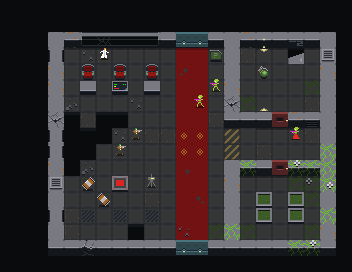

A 2D game scene composited from a Tiled map and its tileset images. What follows is a short description and the map's XML, with each tile layer's data collapsed to a summary:
An orthogonal 22x17 tile map with 16x16 px tiles, 10 tile layers (Stars, Planet, Background, Caged Monsters, ...), 5 tilesets and 1 object (Player Spawn).

<map version="1.10" tiledversion="1.11.2" orientation="orthogonal" renderorder="right-down" width="22" height="17" tilewidth="16" tileheight="16" infinite="0" nextlayerid="12" nextobjectid="2">
 <tileset firstgid="1" source="tiny_galaxy_world.tsx" />
 <tileset firstgid="353" source="tiny_galaxy_items.tsx" />
 <tileset firstgid="449" source="tiny_galaxy_monsters.tsx" />
 <tileset firstgid="737" source="tiny_galaxy_cloud.tsx" />
 <tileset firstgid="761" source="tiny_galaxy_fx.tsx" />
 <layer id="1" name="Stars" width="22" height="17">
  <data>[374 cells, 374 non-empty, 2 distinct tile ids]</data>
 </layer>
 <objectgroup id="11" name="Player Spawn">
  <object id="1" name="Player Spawn" x="275.226" y="55.6552" />
 </objectgroup>
 <layer id="2" name="Planet" width="22" height="17">
  <data>[374 cells, 0 non-empty, 0 distinct tile ids]</data>
 </layer>
 <layer id="3" name="Background" width="22" height="17">
  <data>[374 cells, 247 non-empty, 25 distinct tile ids]</data>
 </layer>
 <layer id="4" name="Caged Monsters" width="22" height="17" offsetx="0" offsety="-4">
  <data>[374 cells, 64 non-empty, 1 distinct tile ids]</data>
 </layer>
 <layer id="5" name="Shadow" width="22" height="17">
  <data>[374 cells, 25 non-empty, 1 distinct tile ids]</data>
 </layer>
 <layer id="6" name="Objects" width="22" height="17">
  <data>[374 cells, 55 non-empty, 24 distinct tile ids]</data>
 </layer>
 <layer id="7" name="Objects Offset" width="22" height="17" offsetx="0" offsety="-6">
  <data>[374 cells, 0 non-empty, 0 distinct tile ids]</data>
 </layer>
 <layer id="8" name="     " width="22" height="17" offsetx="0" offsety="-4">
  <data>[374 cells, 7 non-empty, 5 distinct tile ids]</data>
 </layer>
 <layer id="9" name="Rain" width="22" height="17" opacity="0.14">
  <data>[374 cells, 0 non-empty, 0 distinct tile ids]</data>
 </layer>
 <layer id="10" name="Cloud" width="22" height="17" opacity="0.24">
  <data>[374 cells, 0 non-empty, 0 distinct tile ids]</data>
 </layer>
</map>
